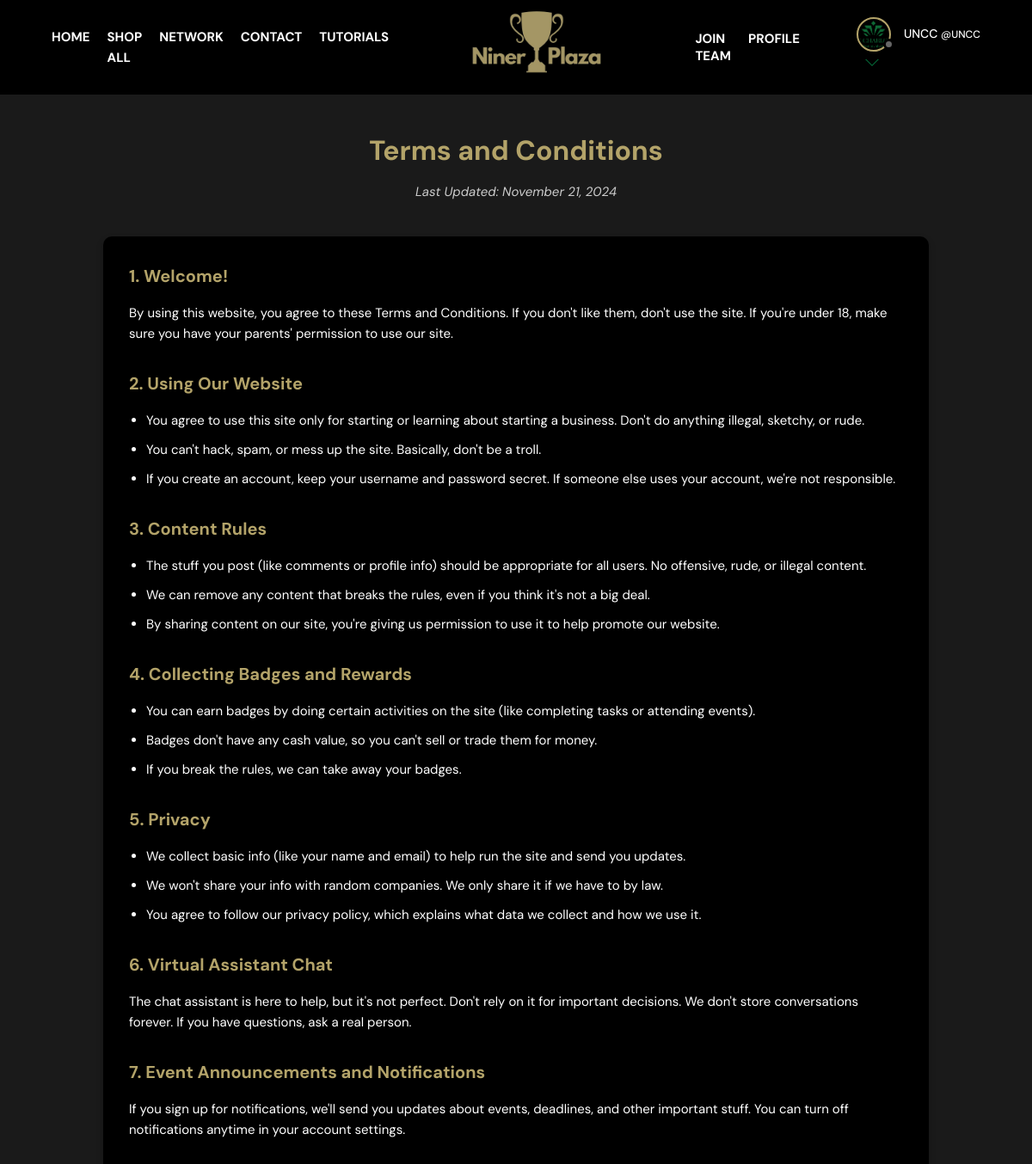
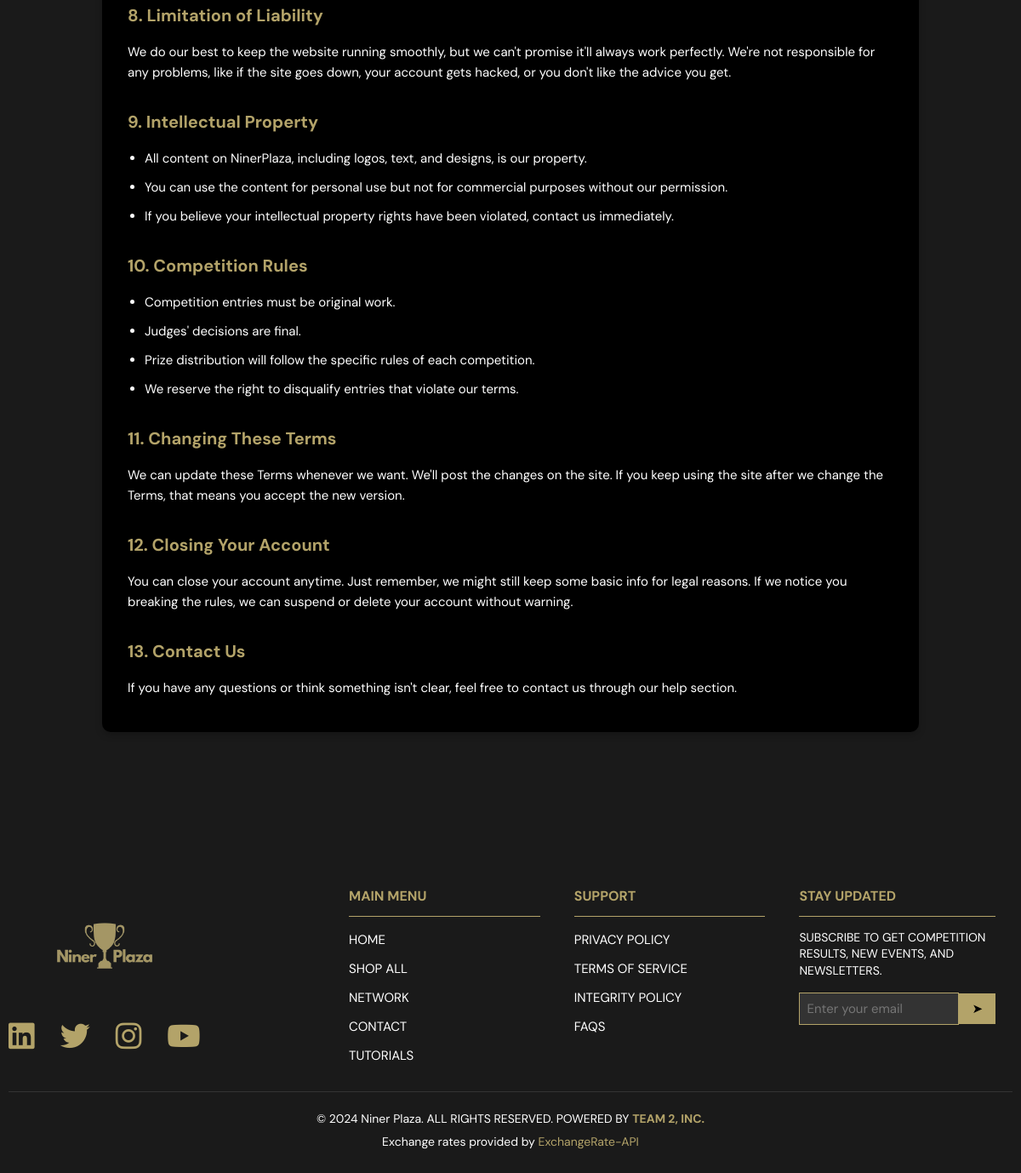
Page /terms/ (signed in) on the committed database (2 pictures, top to bottom).
### base/models.py (models this page shows, shortened)
class User(AbstractUser):
    name = models.CharField(max_length=200, null=True)
    email = models.EmailField(unique=True, null=True)
    bio = models.TextField(null=True, blank=True)
    avatar = models.ImageField(null=True, default="avatar.svg")
    headline = models.CharField(max_length=200, null=True, blank=True)
    location = models.CharField(max_length=100, null=True, blank=True)
    website = models.URLField(max_length=200, null=True, blank=True)
    github = models.URLField(max_length=200, null=True, blank=True)
    linkedin = models.URLField(max_length=200, null=True, blank=True)
    resume = models.FileField(upload_to='resumes/', null=True, blank=True)
    resume_updated = models.DateTimeField(null=True, blank=True)
    is_sponsor = models.BooleanField(default=False)  # Added sponsor status
    USERNAME_FIELD = 'email'
    REQUIRED_FIELDS = ['username']

### base/views.py (the view)
# urls.py: path('terms/', views.termsPage, name="terms"),
def termsPage(request):
    return render(request, 'terms.html')

### templates/terms.html
{% extends 'main.html' %}
{% block content %}
<div class="terms-container">
    <div class="terms-header">
        <h1>Terms and Conditions</h1>
        <p class="last-updated">Last Updated: November 21, 2024</p>
    </div>
    <div class="terms-content">
        <section class="terms-section">
            <h2>1. Welcome!</h2>
            <p>By using this website, you agree to these Terms and Conditions. If you don't like them, don't use the site. If you're under 18, make sure you have your parents' permission to use our site.</p>
        </section>
        <section class="terms-section">
            <h2>2. Using Our Website</h2>
            <ul>
                <li>You agree to use this site only for starting or learning about starting a business. Don't do anything illegal, sketchy, or rude.</li>
                <li>You can't hack, spam, or mess up the site. Basically, don't be a troll.</li>
                <li>If you create an account, keep your username and password secret. If someone else uses your account, we're not responsible.</li>
            </ul>
        </section>
        <section class="terms-section">
            <h2>3. Content Rules</h2>
            <ul>
                <li>The stuff you post (like comments or profile info) should be appropriate for all users. No offensive, rude, or illegal content.</li>
                <li>We can remove any content that breaks the rules, even if you think it's not a big deal.</li>
                <li>By sharing content on our site, you're giving us permission to use it to help promote our website.</li>
            </ul>
        </section>
        <section class="terms-section">
            <h2>4. Collecting Badges and Rewards</h2>
            <ul>
                <li>You can earn badges by doing certain activities on the site (like completing tasks or attending events).</li>
                <li>Badges don't have any cash value, so you can't sell or trade them for money.</li>
                <li>If you break the rules, we can take away your badges.</li>
            </ul>
        </section>
        <section class="terms-section">
            <h2>5. Privacy</h2>
            <ul>
                <li>We collect basic info (like your name and email) to help run the site and send you updates.</li>
                <li>We won't share your info with random companies. We only share it if we have to by law.</li>
                <li>You agree to follow our privacy policy, which explains what data we collect and how we use it.</li>
            </ul>
        </section>
        <section class="terms-section">
            <h2>6. Virtual Assistant Chat</h2>
            <p>The chat assistant is here to help, but it's not perfect. Don't rely on it for important decisions. We don't store conversations forever. If you have questions, ask a real person.</p>
        </section>
        <section class="terms-section">
            <h2>7. Event Announcements and Notifications</h2>
            <p>If you sign up for notifications, we'll send you updates about events, deadlines, and other important stuff. You can turn off notifications anytime in your account settings.</p>
        </section>
        <section class="terms-section">
            <h2>8. Limitation of Liability</h2>
            <p>We do our best to keep the website running smoothly, but we can't promise it'll always work perfectly. We're not responsible for any problems, like if the site goes down, your account gets hacked, or you don't like the advice you get.</p>
        </section>
        <section class="terms-section">
            <h2>9. Intellectual Property</h2>
            <ul>
                <li>All content on NinerPlaza, including logos, text, and designs, is our property.</li>
                <li>You can use the content for personal use but not for commercial purposes without our permission.</li>
                <li>If you believe your intellectual property rights have been violated, contact us immediately.</li>
            </ul>
        </section>
        <section class="terms-section">
            <h2>10. Competition Rules</h2>
            <ul>
                <li>Competition entries must be original work.</li>
                <li>Judges' decisions are final.</li>
                <li>Prize distribution will follow the specific rules of each competition.</li>
                <li>We reserve the right to disqualify entries that violate our terms.</li>
            </ul>
        </section>
        <section class="terms-section">
            <h2>11. Changing These Terms</h2>
            <p>We can update these Terms whenever we want. We'll post the changes on the site. If you keep using the site after we change the Terms, that means you accept the new version.</p>
        </section>
        <section class="terms-section">
            <h2>12. Closing Your Account</h2>
            <p>You can close your account anytime. Just remember, we might still keep some basic info for legal reasons. If we notice you breaking the rules, we can suspend or delete your account without warning.</p>
        </section>
        <section class="terms-section">
            <h2>13. Contact Us</h2>
            <p>If you have any questions or think something isn't clear, feel free to contact us through our help section.</p>
        </section>
    </div>
</div>
{% endblock %}

### templates/sticky_header.html (shortened to what this page needs)
{% load static %}
<header class="sticky-header">
    <nav class="nav-links">
        <ul>
            <li><a href="{% url 'landing' %}" class="{% if request.path == '/' %}active{% endif %}">HOME</a></li>
            <li><a href="{% url 'shop' %}" class="{% if 'shop' in request.path %}active{% endif %}">SHOP ALL</a></li>
            <li><a href="{% url 'home' %}" class="{% if 'network' in request.path %}active{% endif %}">NETWORK</a></li>
            <li><a href="{% url 'contact' %}" class="{% if 'contact' in request.path %}active{% endif %}">CONTACT</a></li>
            <li><a href="{% url 'tutorials' %}" class="{% if 'tutorials' in request.path %}active{% endif %}">TUTORIALS</a></li>
        </ul>
    </nav>
    <div class="logo-container">
        <a href="{% url 'landing' %}">
            <img src="{% static 'images/logo.png' %}" alt="Logo" class="logo">
        </a>
    </div>
    <div class="header__menu">
        {% if request.user.is_authenticated %}
        <nav class="nav-links right-nav">
            <ul>
                <li><a href="{% url 'join-team' %}" class="{% if 'join-team' in request.path %}active{% endif %}">JOIN TEAM</a></li>
                <li><a href="{% url 'profile' %}" class="{% if 'profile' in request.path %}active{% endif %}">PROFILE</a></li>
            </ul>
        </nav>
        <div>
            <a href="{% url 'update-user' %}">
                <div class="avatar avatar--medium">
                    <img src="{{request.user.avatar.url}}" />
                </div>
                <p>{{request.user.username}} <span>@{{request.user.username}}</span></p>
            </a>
            <button class="dropdown-button" data-dropdown="#dropdown-menu">
                <svg version="1.1" xmlns="http://www.w3.org/2000/svg" width="32" height="32" viewBox="0 0 32 32">
                    <title>chevron-down</title>
                    <path d="M16 21l-13-13h-3l16 16 16-16h-3l-13 13z"></path>
                </svg>
            </button>
        </div>
        {% else %}
        <a href="{% url 'login' %}" class="btn btn--main">Login</a>
        {% endif %}
    </div>
</header>

### static/styles/style.css (style rules this page uses)
:root { --color-main: #B3A369; --color-main-light: #D4CDB4; --color-dark: #000000; --color-dark-medium: #333333; --color-dark-light: #046A38; --color-light: #FFFFFF; --color-gray: #666666; --color-light-gray: #CCCCCC; --color-bg: #1A1A1A; --color-success: #046A38; --color-error: #FF4B4B; }
* { font-family: "DM Sans", -apple-system, BlinkMacSystemFont, "Segoe UI", Roboto, Oxygen, Ubuntu, Cantarell, "Open Sans", "Helvetica Neue", sans-serif; margin: 0; padding: 0; box-sizing: border-box; text-rendering: optimizeLegibility; font-size: inherit; }
html { font-size: 56.25%; scroll-padding-top: 250px; scroll-behavior: smooth; }
@media only screen and (min-width: 1200px) { html { font-size: 62.5%; } }
body { line-height: 1.6; font-weight: 400; font-size: 1.5rem; color: var(--color-light-gray); background-color: var(--color-bg); min-height: 100vh; }
img { width: 100%; }
a { display: inline-block; color: var(--color-main); text-decoration: none; }
.avatar { position: relative; display: inline-block; border-radius: 50%; border: 2px solid var(--color-main); }
.avatar img { display: block; border-radius: 50%; object-fit: cover; object-position: center; }
.avatar::after { content: ""; display: block; position: absolute; background-color: var(--color-gray); z-index: 111; border-radius: 50%; border: 0.3rem solid var(--color-dark); }
.avatar.avatar--medium img { width: 3.6rem; height: 3.6rem; border-radius: 50%; }
.avatar.avatar--medium:after { width: 0.7rem; height: 0.7rem; bottom: 0px; right: -6px; }
.header__menu { flex: 1; display: flex; justify-content: flex-end; padding-right: 40px; position: relative; z-index: 1006; }
.header__menu > div { position: relative; }
.header__menu a { display: flex; gap: 1.5rem; align-items: center; font-weight: 500; text-decoration: none; color: var(--color-light); }
.header__menu img { height: 3.6rem; }
.header__menu p { margin: 0; font-size: 1.4rem; }
.header__menu span { font-size: 1.2rem; }
.header__menu svg { width: 1.6rem; height: 1.6rem; fill: var(--color-dark-light); }
.dropdown-button { background: transparent; border: 0; outline: 0; cursor: pointer; padding: 0.5rem; margin-left: 0.5rem; }
.sticky-header { position: fixed; top: 0; left: 0; right: 0; display: flex; justify-content: space-between; align-items: center; background-color: var(--color-dark); padding: 20px 20px; z-index: 1005; height: 110px; }
.nav-links { flex: 1; display: flex; justify-content: flex-start; padding-left: 40px; }
.nav-links ul { display: flex; list-style-type: none; gap: 2rem; }
.nav-links li a { color: var(--color-light); text-decoration: none; font-weight: bold; transition: color 0.3s ease; }
.logo-container { flex: 1; display: flex; justify-content: center; align-items: center; }
.logo { height: 200px; width: auto; object-fit: contain; margin-top: 5px; }
.terms-container { margin-top: 110px; padding: 4rem 2rem; max-width: 1000px; margin-left: auto; margin-right: auto; }
.terms-header { text-align: center; margin-bottom: 4rem; }
.terms-header h1 { color: var(--color-main); font-size: 3.2rem; margin-bottom: 1rem; }
.last-updated { color: var(--color-light-gray); font-style: italic; }
.terms-content { background-color: var(--color-dark); padding: 3rem; border-radius: 1rem; box-shadow: 0 4px 8px rgba(0, 0, 0, 0.2); }
.terms-section { margin-bottom: 3rem; }
.terms-section:last-child { margin-bottom: 0; }
.terms-section h2 { color: var(--color-main); font-size: 2rem; margin-bottom: 1.5rem; }
.terms-section p { color: var(--color-light); margin-bottom: 1rem; line-height: 1.6; }
.terms-section ul { list-style-type: disc; margin-left: 2rem; color: var(--color-light); }
.terms-section ul li { margin-bottom: 1rem; line-height: 1.6; }
.right-nav { position: absolute; right: 250px; top: 50%; transform: translateY(-50%); }
.right-nav ul { display: flex; gap: 2rem; margin: 0; padding: 0; }
.right-nav li a { color: var(--color-light); text-decoration: none; font-weight: bold; transition: color 0.3s ease; line-height: normal; }

### rows in the picture
User: user.avatar (picture), user.username "UNCC"
